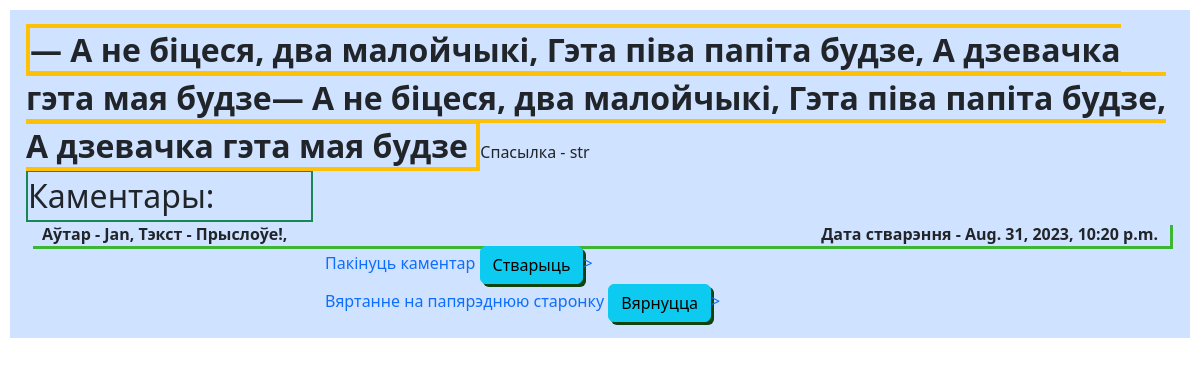
Before: /folklore/3/1 with the older database file.
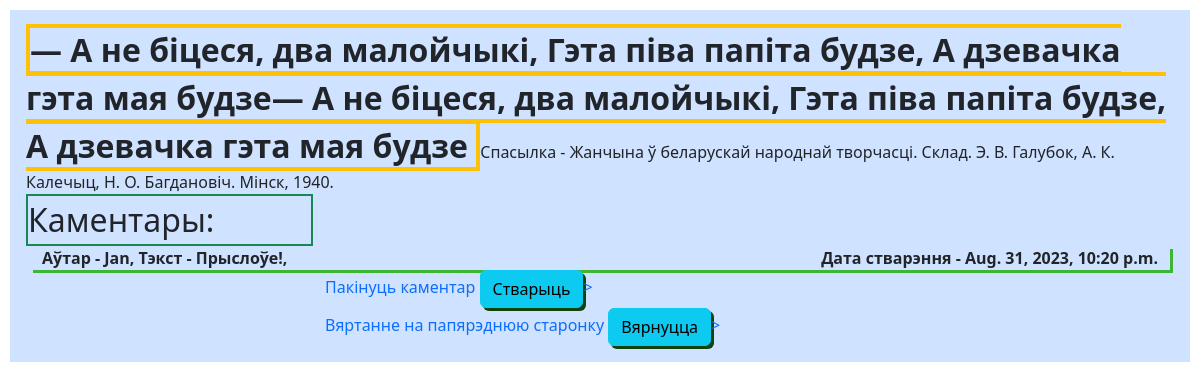
After: the same page with the newer database file.
### Folklore/models.py (models this page shows)
class Folklore(models.Model):
    category = models.ForeignKey("Category", on_delete=models.CASCADE, related_name="folklore")
    description = models.TextField(max_length=10_000)
    link = models.TextField(max_length=256)

### Folklore/views.py (the view)
class ShowOneFolklore(View):
    def get_queryset(self, request, folklore_id):
        return Comments.objects.filter(folklore__id=folklore_id) \
            .select_related("folklore") \
            .values("username", "content", "created", "folklore__link") \
            .order_by("-created")
    def get(self, request, category_id, folklore_id):
        category = get_object_or_404(Folklore, id=category_id)
        folklore = get_object_or_404(Folklore, id=folklore_id)
        list_comments = self.get_queryset(request, folklore_id)
        return render(request, "Folklore/folklore_show.html",
                      {"category": category, "folklore": folklore, "list_comments": list_comments})

### templates/Folklore/folklore_show.html
{% extends "Folklore/base.html" %}
{%load crispy_forms_tags %}
{% block content %}
    <span class="border border-warning border-4 fs-2 fw-bold" >
        {{ folklore.description }}
    </span>
    <h8> Спасылка - {{ folklore.link }}</h8>
        <div class="border border-success border-2 fs-2 w-25"> Каментары:
        </div>
            {% for comment in list_comments %}
                <div class="container w-100" class="btn btn-info" style="box-shadow: 3px 3px #3db733">
                    <a href="#" class="list-group-item list-group-item-action active fw-bold" aria-current="true">
                                     Аўтар - {{ comment.username }}, Тэкст - {{ comment.content }},
                        <h8 class="card-text" style="float: right" >
                            Дата стварэння - {{ comment.created }}
                        </h8>
                     </a>
                </div>
            {% endfor %}
    <div class="container w-50">
        <a href="{% url 'comment_add' category.id folklore.id  %}">
            <div>
                <label>
                Пакінуць каментар
                <button type="submit" class="btn btn-info" style="box-shadow: 3px 3px #10420e">Стварыць</button>>
                </label>
            </div>
        </a>
        <a href="{% url 'category_show' category.id %}">
            <div>
                <label>
                Вяртанне на папярэднюю старонку
                <button type="submit" class="btn btn-info" style="box-shadow: 3px 3px #10420e">Вярнуцца</button>>
                </label>
            </div>
        </a>
    </div>
{% endblock %}

Changed rows visible on the page:
changed Folklore: link "str" → "Жанчына ў беларускай народнай творчасці. Склад. Э. В. Галубок, А. К. Калечыц, Н. О. Багдановіч. Мінск, 1940."
